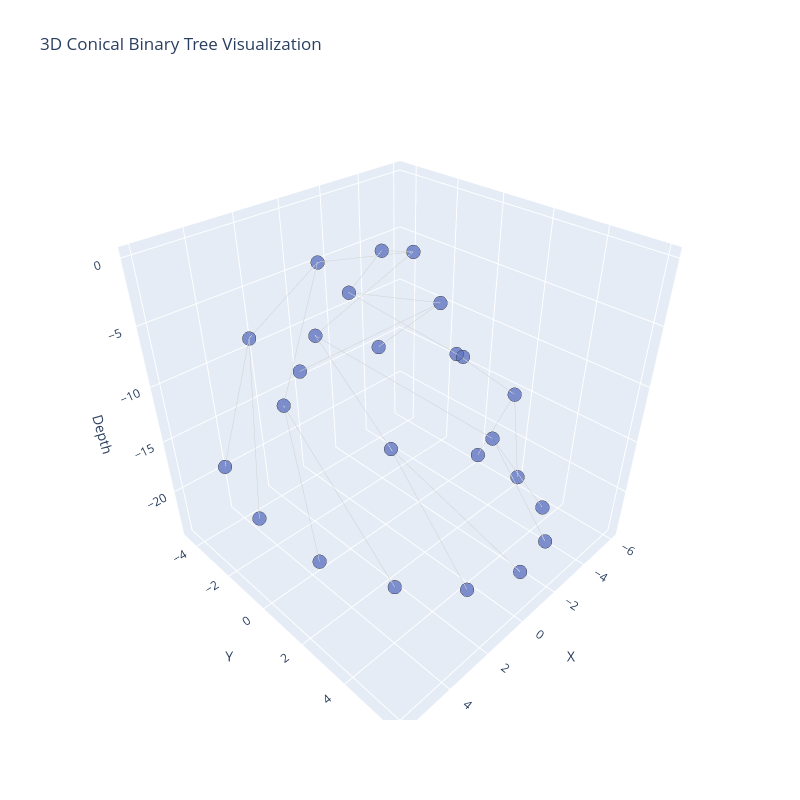

Here is the notebook cell this chart was saved with:
### Code cell
import igraph
from igraph import Graph, EdgeSeq
import plotly.graph_objects as go
import numpy as np

# Create a binary tree
nr_vertices = 25
v_label = list(map(str, range(nr_vertices)))
G = Graph.Tree(nr_vertices, 2)  # 2 stands for children number

# Get layout for a tree in 2D
lay = G.layout('rt')

# Prepare positions
position = {k: lay[k] for k in range(nr_vertices)}
Y = [lay[k][1] for k in range(nr_vertices)]
M = max(Y)

# Extract edges
es = EdgeSeq(G)  # sequence of edges
E = [e.tuple for e in G.es]  # list of edges

# Prepare coordinates for nodes and edges
L = len(position)
Xn = []
Yn = []
Zn = []

# Create spacing for cone shape
for k in range(L):
    # Use vertex index directly
    depth = k
    level = int(np.floor(np.log2(depth + 1))) if depth > 0 else 0
    angle = (depth % (2 ** level)) * (360 / (2 ** level))

    # Calculate x and y based on the level and angle
    x = level * np.cos(np.radians(angle)) * 1.5  # Scale for spacing
    y = level * np.sin(np.radians(angle)) * 1.5
    z = -depth * 1  # Negative for a downward tree

    Xn.append(x)
    Yn.append(y)
    Zn.append(z)

Xe = []
Ye = []
Ze = []  # z-coordinate for edges
for edge in E:
    # Calculate edge coordinates with conical effect
    Xe += [Xn[edge[0]], Xn[edge[1]], None]
    Ye += [Yn[edge[0]], Yn[edge[1]], None]
    Ze += [Zn[edge[0]], Zn[edge[1]], None]  # Use z-coordinates for edges

# Create Plotly Figure
fig = go.Figure()

# Add edges
fig.add_trace(go.Scatter3d(
    x=Xe,
    y=Ye,
    z=Ze,
    mode='lines',
    line=dict(color='rgb(210,210,210)', width=1),
    hoverinfo='none'
))

# Add nodes
fig.add_trace(go.Scatter3d(
    x=Xn,
    y=Yn,
    z=Zn,
    mode='markers',
    name='Nodes',
    marker=dict(
        symbol='circle',  # Valid symbol
        size=8,
        color='#6175c1',
        line=dict(color='rgb(50,50,50)', width=1)
    ),
    text=v_label,
    hoverinfo='text',
    opacity=0.8
))

# Layout settings for 3D visualization
fig.update_layout(
    title='3D Conical Binary Tree Visualization',
    scene=dict(
        xaxis=dict(title='X'),
        yaxis=dict(title='Y'),
        zaxis=dict(title='Depth'),
        aspectmode='manual',
        aspectratio=dict(x=1, y=1, z=1)  # Adjust for better view
    ),
    showlegend=False,
    width=800,
    height=800
)

# Show the figure
fig.show()

### Figure 1 — Plotly figure (JSON) as saved in the notebook; plotly's stock layout.template omitted (floating-point values rounded to 4 significant figures)
{"data": [{"hoverinfo": "none", "line": {"color": "rgb(210,210,210)", "width": 1}, "mode": "lines", "type": "scatter3d", "x": [0, -1.5, null, 0, 1.5, null, -1.5, -5.511e-16, null, -1.5, 3, null, 1.5, 1.837e-16, null, 1.5, -3, null, -5.511e-16, 3.182, null, -5.511e-16, 4.5, null, 3, 3.182, null, 3, 2.755e-16, null, 1.837e-16, -3.182, null, 1.837e-16, -4.5, null, -3, -3.182, null, -3, -8.266e-16, null, 3.182, 5.543, null, 3.182, 6, null, 4.5, 5.543, null, 4.5, 4.243, null, 3.182, 2.296, null, 3.182, 3.674e-16, null, 2.755e-16, -2.296, null, 2.755e-16, -4.243, null, -3.182, -5.543, null, -3.182, -6, null], "y": [0, 1.837e-16, null, 0, 0, null, 1.837e-16, -3, null, 1.837e-16, 0, null, 0, 3, null, 0, 3.674e-16, null, -3, -3.182, null, -3, 0, null, 0, 3.182, null, 0, 4.5, null, 3, 3.182, null, 3, 5.511e-16, null, 3.674e-16, -3.182, null, 3.674e-16, -4.5, null, -3.182, -2.296, null, -3.182, 0, null, 0, 2.296, null, 0, 4.243, null, 3.182, 5.543, null, 3.182, 6, null, 4.5, 5.543, null, 4.5, 4.243, null, 3.182, 2.296, null, 3.182, 7.348e-16, null], "z": [0, -1, null, 0, -2, null, -1, -3, null, -1, -4, null, -2, -5, null, -2, -6, null, -3, -7, null, -3, -8, null, -4, -9, null, -4, -10, null, -5, -11, null, -5, -12, null, -6, -13, null, -6, -14, null, -7, -15, null, -7, -16, null, -8, -17, null, -8, -18, null, -9, -19, null, -9, -20, null, -10, -21, null, -10, -22, null, -11, -23, null, -11, -24, null]}, {"hoverinfo": "text", "marker": {"color": "#6175c1", "line": {"color": "rgb(50,50,50)", "width": 1}, "size": 8, "symbol": "circle"}, "mode": "markers", "name": "Nodes", "opacity": 0.8, "text": ["0", "1", "2", "3", "4", "5", "6", "7", "8", "9", "10", "11", "12", "13", "14", "15", "16", "17", "18", "19", "20", "21", "22", "23", "24"], "type": "scatter3d", "x": [0, -1.5, 1.5, -5.511e-16, 3, 1.837e-16, -3, 3.182, 4.5, 3.182, 2.755e-16, -3.182, -4.5, -3.182, -8.266e-16, 5.543, 6, 5.543, 4.243, 2.296, 3.674e-16, -2.296, -4.243, -5.543, -6], "y": [0, 1.837e-16, 0, -3, 0, 3, 3.674e-16, -3.182, 0, 3.182, 4.5, 3.182, 5.511e-16, -3.182, -4.5, -2.296, 0, 2.296, 4.243, 5.543, 6, 5.543, 4.243, 2.296, 7.348e-16], "z": [0, -1, -2, -3, -4, -5, -6, -7, -8, -9, -10, -11, -12, -13, -14, -15, -16, -17, -18, -19, -20, -21, -22, -23, -24]}], "layout": {"height": 800, "scene": {"aspectmode": "manual", "aspectratio": {"x": 1, "y": 1, "z": 1}, "xaxis": {"title": {"text": "X"}}, "yaxis": {"title": {"text": "Y"}}, "zaxis": {"title": {"text": "Depth"}}}, "showlegend": false, "title": {"text": "3D Conical Binary Tree Visualization"}, "width": 800}}
